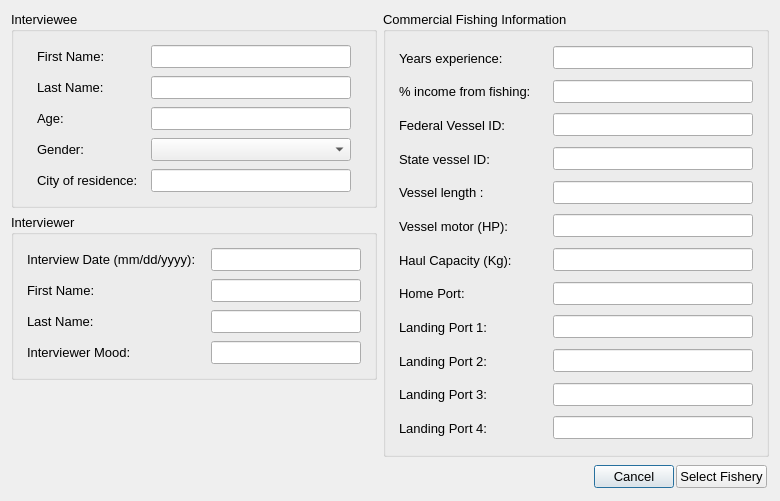
<ui version="4.0" >
 <author>Aaron Racicot</author>
 <class>InterviewStart</class>
 <widget class="QDialog" name="InterviewStart" >
  <property name="geometry" >
   <rect>
    <x>0</x>
    <y>0</y>
    <width>778</width>
    <height>501</height>
   </rect>
  </property>
  <property name="windowTitle" >
   <string>OpenOceanMap - Interview</string>
  </property>
  <layout class="QVBoxLayout" name="verticalLayout_3" >
   <item>
    <layout class="QHBoxLayout" name="horizontalLayout" >
     <item>
      <layout class="QVBoxLayout" name="verticalLayout_6" >
       <item>
        <layout class="QVBoxLayout" name="verticalLayout_4" >
         <item>
          <widget class="QGroupBox" name="interviewee" >
           <property name="font" >
            <font>
             <pointsize>10</pointsize>
            </font>
           </property>
           <property name="title" >
            <string>Interviewee</string>
           </property>
           <layout class="QVBoxLayout" name="verticalLayout_2" >
            <property name="spacing" >
             <number>0</number>
            </property>
            <item>
             <widget class="QWidget" native="1" name="interviewee_first_name" >
              <layout class="QHBoxLayout" >
               <property name="spacing" >
                <number>4</number>
               </property>
               <property name="margin" >
                <number>4</number>
               </property>
               <item>
                <widget class="QLabel" name="interviewee_first_name_text" >
                 <property name="minimumSize" >
                  <size>
                   <width>100</width>
                   <height>0</height>
                  </size>
                 </property>
                 <property name="maximumSize" >
                  <size>
                   <width>100</width>
                   <height>16777215</height>
                  </size>
                 </property>
                 <property name="text" >
                  <string>First Name:</string>
                 </property>
                </widget>
               </item>
               <item>
                <widget class="QLineEdit" name="interviewee_first_name_line" >
                 <property name="enabled" >
                  <bool>true</bool>
                 </property>
                 <property name="minimumSize" >
                  <size>
                   <width>200</width>
                   <height>0</height>
                  </size>
                 </property>
                 <property name="maximumSize" >
                  <size>
                   <width>200</width>
                   <height>16777215</height>
                  </size>
                 </property>
                 <property name="text" >
                  <string/>
                 </property>
                </widget>
               </item>
              </layout>
             </widget>
            </item>
            <item>
             <widget class="QWidget" native="1" name="interviewee_last_name" >
              <layout class="QHBoxLayout" >
               <property name="spacing" >
                <number>4</number>
               </property>
               <property name="margin" >
                <number>4</number>
               </property>
               <item>
                <widget class="QLabel" name="interviewee_last_name_text" >
                 <property name="minimumSize" >
                  <size>
                   <width>100</width>
                   <height>0</height>
                  </size>
                 </property>
                 <property name="maximumSize" >
                  <size>
                   <width>100</width>
                   <height>16777215</height>
                  </size>
                 </property>
                 <property name="text" >
                  <string>Last Name:</string>
                 </property>
                </widget>
               </item>
               <item>
                <widget class="QLineEdit" name="interviewee_last_name_line" >
                 <property name="enabled" >
                  <bool>true</bool>
                 </property>
                 <property name="minimumSize" >
                  <size>
                   <width>200</width>
                   <height>0</height>
                  </size>
                 </property>
                 <property name="maximumSize" >
                  <size>
                   <width>200</width>
                   <height>16777215</height>
                  </size>
                 </property>
                 <property name="text" >
                  <string/>
                 </property>
                </widget>
               </item>
              </layout>
             </widget>
            </item>
            <item>
             <widget class="QWidget" native="1" name="age" >
              <layout class="QHBoxLayout" >
               <property name="spacing" >
                <number>4</number>
               </property>
               <property name="margin" >
                <number>4</number>
               </property>
               <item>
                <widget class="QLabel" name="age_text" >
                 <property name="minimumSize" >
                  <size>
                   <width>100</width>
                   <height>0</height>
                  </size>
                 </property>
                 <property name="maximumSize" >
                  <size>
                   <width>100</width>
                   <height>16777215</height>
                  </size>
                 </property>
                 <property name="text" >
                  <string>Age:</string>
                 </property>
                </widget>
               </item>
               <item>
                <widget class="QLineEdit" name="age_line" >
                 <property name="enabled" >
                  <bool>true</bool>
                 </property>
                 <property name="minimumSize" >
                  <size>
                   <width>200</width>
                   <height>0</height>
                  </size>
                 </property>
                 <property name="maximumSize" >
                  <size>
                   <width>200</width>
                   <height>16777215</height>
                  </size>
                 </property>
                 <property name="text" >
                  <string/>
                 </property>
                </widget>
               </item>
              </layout>
             </widget>
            </item>
            <item>
             <widget class="QWidget" native="1" name="gender" >
              <layout class="QHBoxLayout" >
               <property name="spacing" >
                <number>4</number>
               </property>
               <property name="margin" >
                <number>4</number>
               </property>
               <item>
                <widget class="QLabel" name="gender_text" >
                 <property name="minimumSize" >
                  <size>
                   <width>100</width>
                   <height>0</height>
                  </size>
                 </property>
                 <property name="maximumSize" >
                  <size>
                   <width>100</width>
                   <height>16777215</height>
                  </size>
                 </property>
                 <property name="text" >
                  <string>Gender:</string>
                 </property>
                </widget>
               </item>
               <item>
                <widget class="QComboBox" name="gender_comboBox" >
                 <property name="maximumSize" >
                  <size>
                   <width>200</width>
                   <height>16777215</height>
                  </size>
                 </property>
                 <item>
                  <property name="text" >
                   <string/>
                  </property>
                 </item>
                 <item>
                  <property name="text" >
                   <string>Male</string>
                  </property>
                 </item>
                 <item>
                  <property name="text" >
                   <string>Female</string>
                  </property>
                 </item>
                </widget>
               </item>
              </layout>
             </widget>
            </item>
            <item>
             <widget class="QWidget" native="1" name="age_2" >
              <layout class="QHBoxLayout" name="_2" >
               <property name="spacing" >
                <number>4</number>
               </property>
               <property name="margin" >
                <number>4</number>
               </property>
               <item>
                <widget class="QLabel" name="city_text" >
                 <property name="minimumSize" >
                  <size>
                   <width>100</width>
                   <height>0</height>
                  </size>
                 </property>
                 <property name="maximumSize" >
                  <size>
                   <width>100</width>
                   <height>16777215</height>
                  </size>
                 </property>
                 <property name="text" >
                  <string>City of residence:</string>
                 </property>
                </widget>
               </item>
               <item>
                <widget class="QLineEdit" name="city_line" >
                 <property name="enabled" >
                  <bool>true</bool>
                 </property>
                 <property name="minimumSize" >
                  <size>
                   <width>200</width>
                   <height>0</height>
                  </size>
                 </property>
                 <property name="maximumSize" >
                  <size>
                   <width>200</width>
                   <height>16777215</height>
                  </size>
                 </property>
                 <property name="text" >
                  <string/>
                 </property>
                </widget>
               </item>
              </layout>
             </widget>
            </item>
           </layout>
          </widget>
         </item>
         <item>
          <widget class="QGroupBox" name="interviewee_2" >
           <property name="font" >
            <font>
             <pointsize>10</pointsize>
            </font>
           </property>
           <property name="title" >
            <string>Interviewer</string>
           </property>
           <layout class="QVBoxLayout" name="verticalLayout_5" >
            <property name="spacing" >
             <number>0</number>
            </property>
            <item>
             <widget class="QWidget" native="1" name="interviewee_first_name_2" >
              <layout class="QHBoxLayout" name="_3" >
               <property name="spacing" >
                <number>4</number>
               </property>
               <property name="margin" >
                <number>4</number>
               </property>
               <item>
                <widget class="QLabel" name="date_text" >
                 <property name="minimumSize" >
                  <size>
                   <width>180</width>
                   <height>0</height>
                  </size>
                 </property>
                 <property name="maximumSize" >
                  <size>
                   <width>180</width>
                   <height>16777215</height>
                  </size>
                 </property>
                 <property name="text" >
                  <string>Interview Date (mm/dd/yyyy):</string>
                 </property>
                </widget>
               </item>
               <item>
                <widget class="QLineEdit" name="date_line" >
                 <property name="enabled" >
                  <bool>true</bool>
                 </property>
                 <property name="minimumSize" >
                  <size>
                   <width>150</width>
                   <height>0</height>
                  </size>
                 </property>
                 <property name="maximumSize" >
                  <size>
                   <width>150</width>
                   <height>16777215</height>
                  </size>
                 </property>
                 <property name="text" >
                  <string/>
                 </property>
                </widget>
               </item>
              </layout>
             </widget>
            </item>
            <item>
             <widget class="QWidget" native="1" name="interviewee_first_name_3" >
              <layout class="QHBoxLayout" name="_8" >
               <property name="spacing" >
                <number>4</number>
               </property>
               <property name="margin" >
                <number>4</number>
               </property>
               <item>
                <widget class="QLabel" name="interviewer1_first_name_text" >
                 <property name="minimumSize" >
                  <size>
                   <width>180</width>
                   <height>0</height>
                  </size>
                 </property>
                 <property name="maximumSize" >
                  <size>
                   <width>180</width>
                   <height>16777215</height>
                  </size>
                 </property>
                 <property name="text" >
                  <string>First Name:</string>
                 </property>
                </widget>
               </item>
               <item>
                <widget class="QLineEdit" name="interviewer1_first_name_line" >
                 <property name="enabled" >
                  <bool>true</bool>
                 </property>
                 <property name="minimumSize" >
                  <size>
                   <width>150</width>
                   <height>0</height>
                  </size>
                 </property>
                 <property name="maximumSize" >
                  <size>
                   <width>150</width>
                   <height>16777215</height>
                  </size>
                 </property>
                 <property name="text" >
                  <string/>
                 </property>
                </widget>
               </item>
              </layout>
             </widget>
            </item>
            <item>
             <widget class="QWidget" native="1" name="interviewee_first_name_4" >
              <layout class="QHBoxLayout" name="_9" >
               <property name="spacing" >
                <number>4</number>
               </property>
               <property name="margin" >
                <number>4</number>
               </property>
               <item>
                <widget class="QLabel" name="interviewer1_last_name_text" >
                 <property name="minimumSize" >
                  <size>
                   <width>180</width>
                   <height>0</height>
                  </size>
                 </property>
                 <property name="maximumSize" >
                  <size>
                   <width>180</width>
                   <height>16777215</height>
                  </size>
                 </property>
                 <property name="text" >
                  <string>Last Name:</string>
                 </property>
                </widget>
               </item>
               <item>
                <widget class="QLineEdit" name="interviewer1_last_name_line" >
                 <property name="enabled" >
                  <bool>true</bool>
                 </property>
                 <property name="minimumSize" >
                  <size>
                   <width>150</width>
                   <height>0</height>
                  </size>
                 </property>
                 <property name="maximumSize" >
                  <size>
                   <width>150</width>
                   <height>16777215</height>
                  </size>
                 </property>
                 <property name="text" >
                  <string/>
                 </property>
                </widget>
               </item>
              </layout>
             </widget>
            </item>
            <item>
             <widget class="QWidget" native="1" name="interviewee_first_name_5" >
              <layout class="QHBoxLayout" name="_10" >
               <property name="spacing" >
                <number>4</number>
               </property>
               <property name="margin" >
                <number>4</number>
               </property>
               <item>
                <widget class="QLabel" name="mood_text" >
                 <property name="minimumSize" >
                  <size>
                   <width>180</width>
                   <height>0</height>
                  </size>
                 </property>
                 <property name="maximumSize" >
                  <size>
                   <width>180</width>
                   <height>16777215</height>
                  </size>
                 </property>
                 <property name="text" >
                  <string>Interviewer Mood:</string>
                 </property>
                </widget>
               </item>
               <item>
                <widget class="QLineEdit" name="mood_line" >
                 <property name="enabled" >
                  <bool>true</bool>
                 </property>
                 <property name="minimumSize" >
                  <size>
                   <width>150</width>
                   <height>0</height>
                  </size>
                 </property>
                 <property name="maximumSize" >
                  <size>
                   <width>150</width>
                   <height>16777215</height>
                  </size>
                 </property>
                 <property name="text" >
                  <string/>
                 </property>
                </widget>
               </item>
              </layout>
             </widget>
            </item>
           </layout>
          </widget>
         </item>
        </layout>
       </item>
       <item>
        <spacer name="verticalSpacer" >
         <property name="orientation" >
          <enum>Qt::Vertical</enum>
         </property>
         <property name="sizeHint" stdset="0" >
          <size>
           <width>20</width>
           <height>40</height>
          </size>
         </property>
        </spacer>
       </item>
      </layout>
     </item>
     <item>
      <widget class="QGroupBox" name="vessel_info" >
       <property name="font" >
        <font>
         <pointsize>10</pointsize>
        </font>
       </property>
       <property name="title" >
        <string>Commercial Fishing Information</string>
       </property>
       <layout class="QVBoxLayout" name="verticalLayout" >
        <property name="spacing" >
         <number>0</number>
        </property>
        <item>
         <widget class="QWidget" native="1" name="home_port_5" >
          <property name="font" >
           <font>
            <pointsize>10</pointsize>
           </font>
          </property>
          <layout class="QHBoxLayout" name="_11" >
           <property name="spacing" >
            <number>4</number>
           </property>
           <property name="margin" >
            <number>4</number>
           </property>
           <item>
            <widget class="QLabel" name="years_text" >
             <property name="minimumSize" >
              <size>
               <width>150</width>
               <height>0</height>
              </size>
             </property>
             <property name="maximumSize" >
              <size>
               <width>150</width>
               <height>16777215</height>
              </size>
             </property>
             <property name="font" >
              <font>
               <pointsize>10</pointsize>
              </font>
             </property>
             <property name="text" >
              <string>Years experience:</string>
             </property>
            </widget>
           </item>
           <item>
            <widget class="QLineEdit" name="years_line" >
             <property name="enabled" >
              <bool>true</bool>
             </property>
             <property name="minimumSize" >
              <size>
               <width>100</width>
               <height>0</height>
              </size>
             </property>
             <property name="maximumSize" >
              <size>
               <width>200</width>
               <height>16777215</height>
              </size>
             </property>
             <property name="font" >
              <font>
               <pointsize>10</pointsize>
              </font>
             </property>
             <property name="text" >
              <string/>
             </property>
            </widget>
           </item>
          </layout>
         </widget>
        </item>
        <item>
         <widget class="QWidget" native="1" name="home_port_2" >
          <property name="font" >
           <font>
            <pointsize>10</pointsize>
           </font>
          </property>
          <layout class="QHBoxLayout" name="_4" >
           <property name="spacing" >
            <number>4</number>
           </property>
           <property name="margin" >
            <number>4</number>
           </property>
           <item>
            <widget class="QLabel" name="perc_income_text" >
             <property name="minimumSize" >
              <size>
               <width>150</width>
               <height>0</height>
              </size>
             </property>
             <property name="maximumSize" >
              <size>
               <width>150</width>
               <height>16777215</height>
              </size>
             </property>
             <property name="font" >
              <font>
               <pointsize>10</pointsize>
              </font>
             </property>
             <property name="text" >
              <string>% income from fishing:</string>
             </property>
            </widget>
           </item>
           <item>
            <widget class="QLineEdit" name="perc_income_line" >
             <property name="enabled" >
              <bool>true</bool>
             </property>
             <property name="minimumSize" >
              <size>
               <width>100</width>
               <height>0</height>
              </size>
             </property>
             <property name="maximumSize" >
              <size>
               <width>200</width>
               <height>16777215</height>
              </size>
             </property>
             <property name="font" >
              <font>
               <pointsize>10</pointsize>
              </font>
             </property>
             <property name="text" >
              <string/>
             </property>
            </widget>
           </item>
          </layout>
         </widget>
        </item>
        <item>
         <widget class="QWidget" native="1" name="ves_license" >
          <property name="font" >
           <font>
            <pointsize>10</pointsize>
           </font>
          </property>
          <layout class="QHBoxLayout" >
           <property name="spacing" >
            <number>4</number>
           </property>
           <property name="margin" >
            <number>4</number>
           </property>
           <item>
            <widget class="QLabel" name="federal_vessel_id_text" >
             <property name="minimumSize" >
              <size>
               <width>150</width>
               <height>0</height>
              </size>
             </property>
             <property name="maximumSize" >
              <size>
               <width>150</width>
               <height>16777215</height>
              </size>
             </property>
             <property name="font" >
              <font>
               <pointsize>10</pointsize>
              </font>
             </property>
             <property name="text" >
              <string>Federal Vessel ID:</string>
             </property>
            </widget>
           </item>
           <item>
            <widget class="QLineEdit" name="federal_vessel_id_line" >
             <property name="enabled" >
              <bool>true</bool>
             </property>
             <property name="minimumSize" >
              <size>
               <width>200</width>
               <height>0</height>
              </size>
             </property>
             <property name="maximumSize" >
              <size>
               <width>200</width>
               <height>16777215</height>
              </size>
             </property>
             <property name="font" >
              <font>
               <pointsize>10</pointsize>
              </font>
             </property>
             <property name="text" >
              <string/>
             </property>
            </widget>
           </item>
          </layout>
         </widget>
        </item>
        <item>
         <widget class="QWidget" native="1" name="ves_license_2" >
          <property name="font" >
           <font>
            <pointsize>10</pointsize>
           </font>
          </property>
          <layout class="QHBoxLayout" name="_13" >
           <property name="spacing" >
            <number>4</number>
           </property>
           <property name="margin" >
            <number>4</number>
           </property>
           <item>
            <widget class="QLabel" name="state_vessel_id_text" >
             <property name="minimumSize" >
              <size>
               <width>150</width>
               <height>0</height>
              </size>
             </property>
             <property name="maximumSize" >
              <size>
               <width>150</width>
               <height>16777215</height>
              </size>
             </property>
             <property name="font" >
              <font>
               <pointsize>10</pointsize>
              </font>
             </property>
             <property name="text" >
              <string>State vessel ID:</string>
             </property>
            </widget>
           </item>
           <item>
            <widget class="QLineEdit" name="state_vessel_id_line" >
             <property name="enabled" >
              <bool>true</bool>
             </property>
             <property name="minimumSize" >
              <size>
               <width>200</width>
               <height>0</height>
              </size>
             </property>
             <property name="maximumSize" >
              <size>
               <width>200</width>
               <height>16777215</height>
              </size>
             </property>
             <property name="font" >
              <font>
               <pointsize>10</pointsize>
              </font>
             </property>
             <property name="text" >
              <string/>
             </property>
            </widget>
           </item>
          </layout>
         </widget>
        </item>
        <item>
         <widget class="QWidget" native="1" name="vessel_length" >
          <property name="font" >
           <font>
            <pointsize>10</pointsize>
           </font>
          </property>
          <layout class="QHBoxLayout" >
           <property name="spacing" >
            <number>4</number>
           </property>
           <property name="margin" >
            <number>4</number>
           </property>
           <item>
            <widget class="QLabel" name="vessel_length_text" >
             <property name="minimumSize" >
              <size>
               <width>150</width>
               <height>0</height>
              </size>
             </property>
             <property name="maximumSize" >
              <size>
               <width>150</width>
               <height>16777215</height>
              </size>
             </property>
             <property name="font" >
              <font>
               <pointsize>10</pointsize>
              </font>
             </property>
             <property name="text" >
              <string>Vessel length :</string>
             </property>
            </widget>
           </item>
           <item>
            <widget class="QLineEdit" name="vessel_length_line" >
             <property name="enabled" >
              <bool>true</bool>
             </property>
             <property name="minimumSize" >
              <size>
               <width>200</width>
               <height>0</height>
              </size>
             </property>
             <property name="maximumSize" >
              <size>
               <width>200</width>
               <height>16777215</height>
              </size>
             </property>
             <property name="font" >
              <font>
               <pointsize>10</pointsize>
              </font>
             </property>
             <property name="text" >
              <string/>
             </property>
            </widget>
           </item>
          </layout>
         </widget>
        </item>
        <item>
         <widget class="QWidget" native="1" name="vessel_length_2" >
          <property name="font" >
           <font>
            <pointsize>10</pointsize>
           </font>
          </property>
          <layout class="QHBoxLayout" name="_14" >
           <property name="spacing" >
            <number>4</number>
           </property>
           <property name="margin" >
            <number>4</number>
           </property>
           <item>
            <widget class="QLabel" name="vessel_motor_text" >
             <property name="minimumSize" >
              <size>
               <width>150</width>
               <height>0</height>
              </size>
             </property>
             <property name="maximumSize" >
              <size>
               <width>150</width>
               <height>16777215</height>
              </size>
             </property>
             <property name="font" >
              <font>
               <pointsize>10</pointsize>
              </font>
             </property>
             <property name="text" >
              <string>Vessel motor (HP):</string>
             </property>
            </widget>
           </item>
           <item>
            <widget class="QLineEdit" name="vessel_motor_line" >
             <property name="enabled" >
              <bool>true</bool>
             </property>
             <property name="minimumSize" >
              <size>
               <width>200</width>
               <height>0</height>
              </size>
             </property>
             <property name="maximumSize" >
              <size>
               <width>200</width>
               <height>16777215</height>
              </size>
             </property>
             <property name="font" >
              <font>
               <pointsize>10</pointsize>
              </font>
             </property>
             <property name="text" >
              <string/>
             </property>
            </widget>
           </item>
          </layout>
         </widget>
        </item>
        <item>
         <widget class="QWidget" native="1" name="vessel_length_3" >
          <property name="font" >
           <font>
            <pointsize>10</pointsize>
           </font>
          </property>
          <layout class="QHBoxLayout" name="_15" >
           <property name="spacing" >
            <number>4</number>
           </property>
           <property name="margin" >
            <number>4</number>
           </property>
           <item>
            <widget class="QLabel" name="haul_capacity_text" >
             <property name="minimumSize" >
              <size>
               <width>150</width>
               <height>0</height>
              </size>
             </property>
             <property name="maximumSize" >
              <size>
               <width>150</width>
               <height>16777215</height>
              </size>
             </property>
             <property name="font" >
              <font>
               <pointsize>10</pointsize>
              </font>
             </property>
             <property name="text" >
              <string>Haul Capacity (Kg):</string>
             </property>
            </widget>
           </item>
           <item>
            <widget class="QLineEdit" name="haul_capacity_line" >
             <property name="enabled" >
              <bool>true</bool>
             </property>
             <property name="minimumSize" >
              <size>
               <width>200</width>
               <height>0</height>
              </size>
             </property>
             <property name="maximumSize" >
              <size>
               <width>200</width>
               <height>16777215</height>
              </size>
             </property>
             <property name="font" >
              <font>
               <pointsize>10</pointsize>
              </font>
             </property>
             <property name="text" >
              <string/>
             </property>
            </widget>
           </item>
          </layout>
         </widget>
        </item>
        <item>
         <widget class="QWidget" native="1" name="home_port" >
          <property name="font" >
           <font>
            <pointsize>10</pointsize>
           </font>
          </property>
          <layout class="QHBoxLayout" >
           <property name="spacing" >
            <number>4</number>
           </property>
           <property name="margin" >
            <number>4</number>
           </property>
           <item>
            <widget class="QLabel" name="home_port_text" >
             <property name="minimumSize" >
              <size>
               <width>150</width>
               <height>0</height>
              </size>
             </property>
             <property name="maximumSize" >
              <size>
               <width>150</width>
               <height>16777215</height>
              </size>
             </property>
             <property name="font" >
              <font>
               <pointsize>10</pointsize>
              </font>
             </property>
             <property name="text" >
              <string>Home Port:</string>
             </property>
            </widget>
           </item>
           <item>
            <widget class="QLineEdit" name="home_port_line" >
             <property name="enabled" >
              <bool>true</bool>
             </property>
             <property name="minimumSize" >
              <size>
               <width>200</width>
               <height>0</height>
              </size>
             </property>
             <property name="maximumSize" >
              <size>
               <width>200</width>
               <height>16777215</height>
              </size>
             </property>
             <property name="font" >
              <font>
               <pointsize>10</pointsize>
              </font>
             </property>
             <property name="text" >
              <string/>
             </property>
            </widget>
           </item>
          </layout>
         </widget>
        </item>
        <item>
         <widget class="QWidget" native="1" name="home_port_4" >
          <property name="font" >
           <font>
            <pointsize>10</pointsize>
           </font>
          </property>
          <layout class="QHBoxLayout" name="_7" >
           <property name="spacing" >
            <number>4</number>
           </property>
           <property name="margin" >
            <number>4</number>
           </property>
           <item>
            <widget class="QLabel" name="landing_port_text" >
             <property name="minimumSize" >
              <size>
               <width>150</width>
               <height>0</height>
              </size>
             </property>
             <property name="maximumSize" >
              <size>
               <width>150</width>
               <height>16777215</height>
              </size>
             </property>
             <property name="font" >
              <font>
               <pointsize>10</pointsize>
              </font>
             </property>
             <property name="text" >
              <string>Landing Port 1:</string>
             </property>
            </widget>
           </item>
           <item>
            <widget class="QLineEdit" name="landing_port_line" >
             <property name="enabled" >
              <bool>true</bool>
             </property>
             <property name="minimumSize" >
              <size>
               <width>200</width>
               <height>0</height>
              </size>
             </property>
             <property name="maximumSize" >
              <size>
               <width>200</width>
               <height>16777215</height>
              </size>
             </property>
             <property name="font" >
              <font>
               <pointsize>10</pointsize>
              </font>
             </property>
             <property name="text" >
              <string/>
             </property>
            </widget>
           </item>
          </layout>
         </widget>
        </item>
        <item>
         <widget class="QWidget" native="1" name="home_port_7" >
          <property name="font" >
           <font>
            <pointsize>10</pointsize>
           </font>
          </property>
          <layout class="QHBoxLayout" name="_16" >
           <property name="spacing" >
            <number>4</number>
           </property>
           <property name="margin" >
            <number>4</number>
           </property>
           <item>
            <widget class="QLabel" name="landing_port_text_2" >
             <property name="minimumSize" >
              <size>
               <width>150</width>
               <height>0</height>
              </size>
             </property>
             <property name="maximumSize" >
              <size>
               <width>150</width>
               <height>16777215</height>
              </size>
             </property>
             <property name="font" >
              <font>
               <pointsize>10</pointsize>
              </font>
             </property>
             <property name="text" >
              <string>Landing Port 2:</string>
             </property>
            </widget>
           </item>
           <item>
            <widget class="QLineEdit" name="landing_port_line_2" >
             <property name="enabled" >
              <bool>true</bool>
             </property>
             <property name="minimumSize" >
              <size>
               <width>200</width>
               <height>0</height>
              </size>
             </property>
             <property name="maximumSize" >
              <size>
               <width>200</width>
               <height>16777215</height>
              </size>
             </property>
             <property name="font" >
              <font>
               <pointsize>10</pointsize>
              </font>
             </property>
             <property name="text" >
              <string/>
             </property>
            </widget>
           </item>
          </layout>
          <zorder>landing_port_line_2</zorder>
          <zorder>landing_port_text_2</zorder>
         </widget>
        </item>
        <item>
         <widget class="QWidget" native="1" name="home_port_8" >
          <property name="font" >
           <font>
            <pointsize>10</pointsize>
           </font>
          </property>
          <layout class="QHBoxLayout" name="_17" >
           <property name="spacing" >
            <number>4</number>
           </property>
           <property name="margin" >
            <number>4</number>
           </property>
           <item>
            <widget class="QLabel" name="landing_port_text_3" >
             <property name="minimumSize" >
              <size>
               <width>150</width>
               <height>0</height>
              </size>
             </property>
             <property name="maximumSize" >
              <size>
               <width>150</width>
               <height>16777215</height>
              </size>
             </property>
             <property name="font" >
              <font>
               <pointsize>10</pointsize>
              </font>
             </property>
             <property name="text" >
              <string>Landing Port 3:</string>
             </property>
            </widget>
           </item>
           <item>
            <widget class="QLineEdit" name="landing_port_line_3" >
             <property name="enabled" >
              <bool>true</bool>
             </property>
             <property name="minimumSize" >
              <size>
               <width>200</width>
               <height>0</height>
              </size>
             </property>
             <property name="maximumSize" >
              <size>
               <width>200</width>
               <height>16777215</height>
              </size>
             </property>
             <property name="font" >
              <font>
               <pointsize>10</pointsize>
              </font>
             </property>
             <property name="text" >
              <string/>
             </property>
            </widget>
           </item>
          </layout>
         </widget>
        </item>
        <item>
         <widget class="QWidget" native="1" name="home_port_9" >
          <property name="font" >
           <font>
            <pointsize>10</pointsize>
           </font>
          </property>
          <layout class="QHBoxLayout" name="_18" >
           <property name="spacing" >
            <number>4</number>
           </property>
           <property name="margin" >
            <number>4</number>
           </property>
           <item>
            <widget class="QLabel" name="landing_port_text_4" >
             <property name="minimumSize" >
              <size>
               <width>150</width>
               <height>0</height>
              </size>
             </property>
             <property name="maximumSize" >
              <size>
               <width>150</width>
               <height>16777215</height>
              </size>
             </property>
             <property name="font" >
              <font>
               <pointsize>10</pointsize>
              </font>
             </property>
             <property name="text" >
              <string>Landing Port 4:</string>
             </property>
            </widget>
           </item>
           <item>
            <widget class="QLineEdit" name="landing_port_line_4" >
             <property name="enabled" >
              <bool>true</bool>
             </property>
             <property name="minimumSize" >
              <size>
               <width>200</width>
               <height>0</height>
              </size>
             </property>
             <property name="maximumSize" >
              <size>
               <width>200</width>
               <height>16777215</height>
              </size>
             </property>
             <property name="font" >
              <font>
               <pointsize>10</pointsize>
              </font>
             </property>
             <property name="text" >
              <string/>
             </property>
            </widget>
           </item>
          </layout>
         </widget>
        </item>
       </layout>
       <zorder>ves_license</zorder>
       <zorder>vessel_length</zorder>
       <zorder>home_port</zorder>
       <zorder>home_port_2</zorder>
       <zorder>vessel_length_3</zorder>
       <zorder>home_port_4</zorder>
       <zorder>home_port_7</zorder>
       <zorder>home_port_8</zorder>
       <zorder>home_port_9</zorder>
       <zorder>ves_license_2</zorder>
       <zorder>vessel_length_2</zorder>
       <zorder>home_port_5</zorder>
      </widget>
     </item>
    </layout>
   </item>
   <item>
    <widget class="QWidget" native="1" name="button_box" >
     <layout class="QHBoxLayout" name="_19" >
      <property name="spacing" >
       <number>2</number>
      </property>
      <property name="margin" >
       <number>2</number>
      </property>
      <item>
       <spacer>
        <property name="orientation" >
         <enum>Qt::Horizontal</enum>
        </property>
        <property name="sizeHint" stdset="0" >
         <size>
          <width>40</width>
          <height>20</height>
         </size>
        </property>
       </spacer>
      </item>
      <item>
       <widget class="QPushButton" name="pbnCancel" >
        <property name="font" >
         <font>
          <pointsize>10</pointsize>
         </font>
        </property>
        <property name="text" >
         <string>Cancel</string>
        </property>
       </widget>
      </item>
      <item>
       <widget class="QPushButton" name="pbnSelectFishery" >
        <property name="font" >
         <font>
          <pointsize>10</pointsize>
         </font>
        </property>
        <property name="text" >
         <string>Select Fishery</string>
        </property>
       </widget>
      </item>
     </layout>
    </widget>
   </item>
  </layout>
 </widget>
 <resources/>
 <connections/>
</ui>
